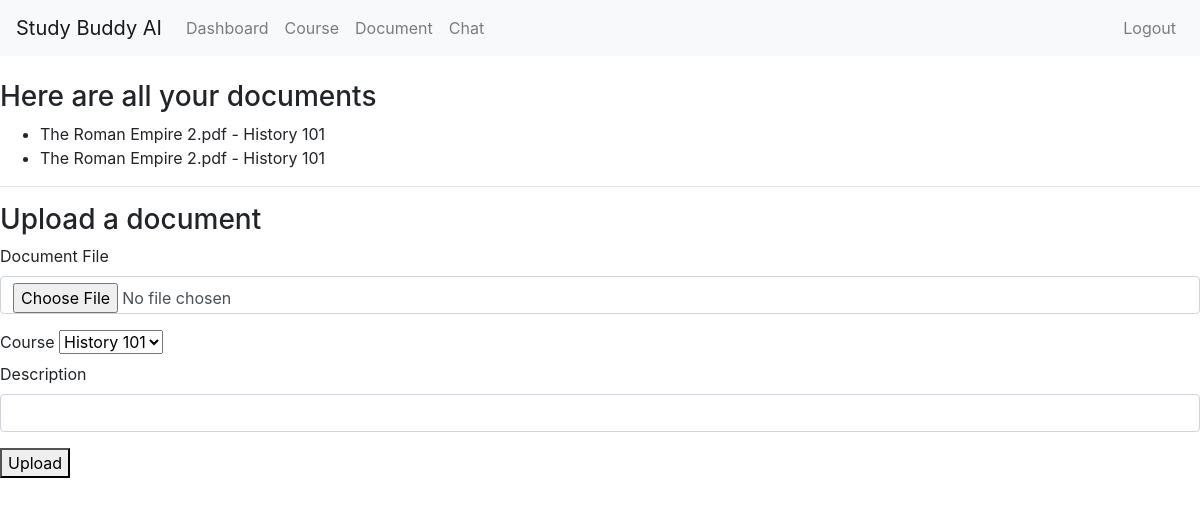
Page /document (signed in) on the committed database.
### core/models.py (models this page shows, shortened)
class Document(models.Model):
    id = models.CharField(primary_key=True, default=generate, editable=False)
    original_filename = models.CharField(max_length=200, default="file")
    description = models.CharField(max_length=200, default="No course description")
    user = models.ForeignKey('auth.User', on_delete=models.CASCADE)
    course = models.ForeignKey('Course', on_delete=models.CASCADE)
    url = models.URLField()
    created_at = models.DateTimeField(auto_now_add=True)

class Course(models.Model):
    COLOR_CHOICES = [
        ('black','Black'),
        ('red', 'Red'),
        ('blue', 'Blue'),
        ('green', 'Green'),
        ('yellow', 'Yellow'),
    ]
    id = models.CharField(primary_key=True, default=generate, editable=False)
    name = models.CharField(max_length=50)
    description = models.CharField(max_length=200, default="No course description")
    user = models.ForeignKey('auth.User', on_delete=models.CASCADE)
    color = models.CharField(max_length=20, choices=COLOR_CHOICES, default='red')
    created_at = models.DateTimeField(auto_now_add=True)

### core/views.py (the view)
# urls.py: path('document', views.document, name='document'),
@login_required
def document(request):
    courses = Course.objects.filter(user=request.user)
    documents = Document.objects.filter(user=request.user)
    context = {
        'courses': courses,
        'documents': documents
    }
    return render(request, 'document.html', context)

### templates/document.html (shortened to what this page needs)
{% extends 'base.html' %}
{% block content %}
<h3>Here are all your documents</h3>
<ul>
    {% for document in documents %}
      <li>{{ document.original_filename }} - {{ document.course.name }}</li>
    {% empty %}
      <li>No document found.</li>
    {% endfor %}
</ul>
<hr>
<h3>Upload a document</h3>
<form method="post" action="{% url 'upload_document' %}" enctype="multipart/form-data">
    <div class="form-group">
      <label for="file">Document File</label>
      <input type="file" class="form-control" id="file" name="file" required>
    </div>
    <label for="course">Course</label>
    <select name="course">
        {% for course in courses %}
          <option value="{{ course.name }}">{{ course.name }}</option>
        {% endfor %}
    </select>
    <div class="form-group">
        <label for="description">Description</label>
        <input type="text" class="form-control" id="description" name="description" required>
    </div>
    <button type="submit">Upload</button>
</form>
{% endblock %}

### rows in the picture
Document: original_filename "The Roman Empire 2.pdf", course.name "History 101"
Document: original_filename "The Roman Empire 2.pdf", course.name "History 101"

### other values in the picture
form field course "History 101"
